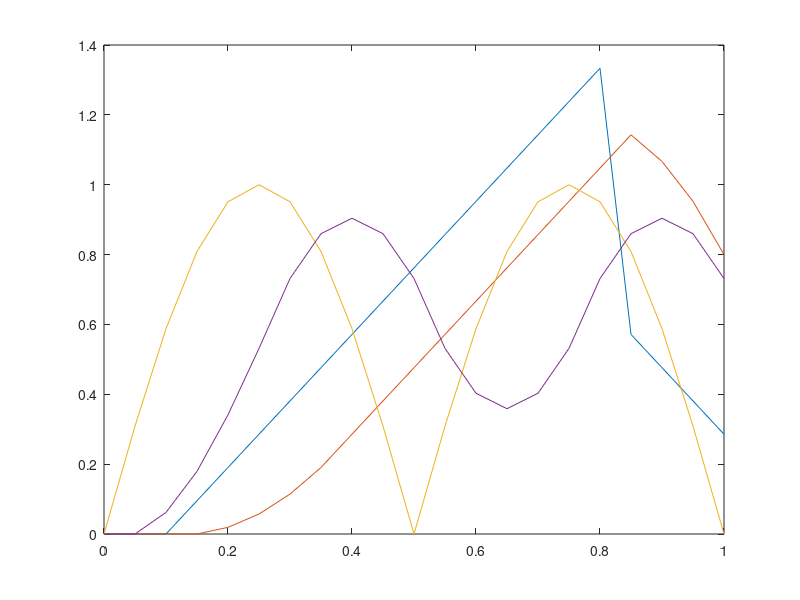

Source code (MATLAB):
%%%%%%%%%%%%%%%%%%%%%%%%%%%%%%%%%%%%%%%%%%%%%%%%%%%%%%%%%%%%%%%%%%%%%%%%%%%%%%%%%%%%%%%%%%%%%%%%%%
% John Lasheski
% JohnLasheskihw1c.m
% October 19, 2014


%%%%%%%%%%%%%%%%%%%%%%%%%%%%%%%%%%%%%%%%%%%%%%%%%%%%%%%%%%%%%%%%%%%%%%%%%%%%%%%%%%%%%%%%%%%%%%%%%%%

% Set the sampling frequency (how many samples to take)
fs = 20;

% Set the sample rate Ts (time between samples)
Ts = 1/fs;

% create the vector of sample points for the waves for a total of 1 second
n=[0:Ts:1];


%%%%%%%%%%%%%%%%%%%%%%%%%
%Need to fix and comment this better
function p = triangle_pulse(t, shift, A)
	N = length(t);
	p = zeros(1,N);

	% Coordinate for the apex of the pulse triangle
	apex = N - shift;

	% Build the ascending part of the triangle pusle
	for i = 1:(apex-1)
		if i >= shift
	    	p(i) = (i-shift)*A * (2/N);
	    end
	end
	
	% Build the descending part of the triangle
	for i = apex:N
		p(i) = (N-i + shift) * A * (2/N);
	end
end 	



function h = moving_average(v,weight)
	N = length(v);
	h = zeros(1,N);

	sum = 0;

	for i = 1:N
		
		for k = 1:(weight)
			if i > k
			    sum += v(i-k);
			end
		end

		h(i) = (1/weight)*sum;

		sum = 0;

	end
end



plot(n,triangle_pulse(n,3,1), n, moving_average(triangle_pulse(n,3,1),5), n, abs(sin(2*pi*n)), n, moving_average(abs(sin(2*pi*n)),5));	
